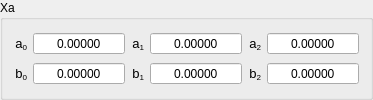
       <widget class="QGroupBox" name="xaGroupBox">
        <property name="title">
         <string>Xa</string>
        </property>
        <layout class="QVBoxLayout" name="verticalLayout_6">
         <item>
          <layout class="QHBoxLayout" name="horizontalLayout_30">
           <item>
            <widget class="QLabel" name="label_55">
             <property name="text">
              <string>&lt;!DOCTYPE HTML PUBLIC &quot;-//W3C//DTD HTML 4.0//EN&quot; &quot;http://www.w3.org/TR/REC-html40/strict.dtd&quot;&gt;
&lt;html&gt;&lt;head&gt;&lt;meta name=&quot;qrichtext&quot; content=&quot;1&quot; /&gt;&lt;style type=&quot;text/css&quot;&gt;
p, li { white-space: pre-wrap; }
&lt;/style&gt;&lt;/head&gt;&lt;body style=&quot; font-family:'Sans'; font-size:10pt; font-weight:400; font-style:normal;&quot;&gt;
&lt;table style=&quot;-qt-table-type: root; margin-top:4px; margin-bottom:4px; margin-left:4px; margin-right:4px;&quot;&gt;
&lt;tr&gt;
&lt;td style=&quot;border: none;&quot;&gt;
&lt;p align=&quot;right&quot; style=&quot; margin-top:0px; margin-bottom:0px; margin-left:0px; margin-right:0px; -qt-block-indent:0; text-indent:0px;&quot;&gt;a&lt;span style=&quot; vertical-align:sub;&quot;&gt;0&lt;/span&gt;&lt;/p&gt;&lt;/td&gt;&lt;/tr&gt;&lt;/table&gt;&lt;/body&gt;&lt;/html&gt;</string>
             </property>
            </widget>
           </item>
           <item>
            <widget class="QDoubleSpinBox" name="xaA0SpinBox">
             <property name="sizePolicy">
              <sizepolicy hsizetype="Expanding" vsizetype="Fixed">
               <horstretch>0</horstretch>
               <verstretch>0</verstretch>
              </sizepolicy>
             </property>
             <property name="alignment">
              <set>Qt::AlignCenter</set>
             </property>
             <property name="buttonSymbols">
              <enum>QAbstractSpinBox::NoButtons</enum>
             </property>
             <property name="decimals">
              <number>5</number>
             </property>
             <property name="minimum">
              <double>-1000000000.000000000000000</double>
             </property>
             <property name="maximum">
              <double>1000000000.000000000000000</double>
             </property>
            </widget>
           </item>
           <item>
            <widget class="QLabel" name="label_56">
             <property name="text">
              <string>&lt;!DOCTYPE HTML PUBLIC &quot;-//W3C//DTD HTML 4.0//EN&quot; &quot;http://www.w3.org/TR/REC-html40/strict.dtd&quot;&gt;
&lt;html&gt;&lt;head&gt;&lt;meta name=&quot;qrichtext&quot; content=&quot;1&quot; /&gt;&lt;style type=&quot;text/css&quot;&gt;
p, li { white-space: pre-wrap; }
&lt;/style&gt;&lt;/head&gt;&lt;body style=&quot; font-family:'Sans'; font-size:10pt; font-weight:400; font-style:normal;&quot;&gt;
&lt;table style=&quot;-qt-table-type: root; margin-top:4px; margin-bottom:4px; margin-left:4px; margin-right:4px;&quot;&gt;
&lt;tr&gt;
&lt;td style=&quot;border: none;&quot;&gt;
&lt;p align=&quot;right&quot; style=&quot; margin-top:0px; margin-bottom:0px; margin-left:0px; margin-right:0px; -qt-block-indent:0; text-indent:0px;&quot;&gt;a&lt;span style=&quot; vertical-align:sub;&quot;&gt;1&lt;/span&gt;&lt;/p&gt;&lt;/td&gt;&lt;/tr&gt;&lt;/table&gt;&lt;/body&gt;&lt;/html&gt;</string>
             </property>
            </widget>
           </item>
           <item>
            <widget class="QDoubleSpinBox" name="xaA1SpinBox">
             <property name="sizePolicy">
              <sizepolicy hsizetype="Expanding" vsizetype="Fixed">
               <horstretch>0</horstretch>
               <verstretch>0</verstretch>
              </sizepolicy>
             </property>
             <property name="alignment">
              <set>Qt::AlignCenter</set>
             </property>
             <property name="buttonSymbols">
              <enum>QAbstractSpinBox::NoButtons</enum>
             </property>
             <property name="decimals">
              <number>5</number>
             </property>
             <property name="minimum">
              <double>-1000000000.000000000000000</double>
             </property>
             <property name="maximum">
              <double>1000000000.000000000000000</double>
             </property>
            </widget>
           </item>
           <item>
            <widget class="QLabel" name="label_57">
             <property name="text">
              <string>&lt;!DOCTYPE HTML PUBLIC &quot;-//W3C//DTD HTML 4.0//EN&quot; &quot;http://www.w3.org/TR/REC-html40/strict.dtd&quot;&gt;
&lt;html&gt;&lt;head&gt;&lt;meta name=&quot;qrichtext&quot; content=&quot;1&quot; /&gt;&lt;style type=&quot;text/css&quot;&gt;
p, li { white-space: pre-wrap; }
&lt;/style&gt;&lt;/head&gt;&lt;body style=&quot; font-family:'Sans'; font-size:10pt; font-weight:400; font-style:normal;&quot;&gt;
&lt;table style=&quot;-qt-table-type: root; margin-top:4px; margin-bottom:4px; margin-left:4px; margin-right:4px;&quot;&gt;
&lt;tr&gt;
&lt;td style=&quot;border: none;&quot;&gt;
&lt;p align=&quot;right&quot; style=&quot; margin-top:0px; margin-bottom:0px; margin-left:0px; margin-right:0px; -qt-block-indent:0; text-indent:0px;&quot;&gt;a&lt;span style=&quot; vertical-align:sub;&quot;&gt;2&lt;/span&gt;&lt;/p&gt;&lt;/td&gt;&lt;/tr&gt;&lt;/table&gt;&lt;/body&gt;&lt;/html&gt;</string>
             </property>
            </widget>
           </item>
           <item>
            <widget class="QDoubleSpinBox" name="xaA2SpinBox">
             <property name="sizePolicy">
              <sizepolicy hsizetype="Expanding" vsizetype="Fixed">
               <horstretch>0</horstretch>
               <verstretch>0</verstretch>
              </sizepolicy>
             </property>
             <property name="alignment">
              <set>Qt::AlignCenter</set>
             </property>
             <property name="buttonSymbols">
              <enum>QAbstractSpinBox::NoButtons</enum>
             </property>
             <property name="decimals">
              <number>5</number>
             </property>
             <property name="minimum">
              <double>-1000000000.000000000000000</double>
             </property>
             <property name="maximum">
              <double>1000000000.000000000000000</double>
             </property>
            </widget>
           </item>
          </layout>
         </item>
         <item>
          <layout class="QHBoxLayout" name="horizontalLayout_31">
           <item>
            <widget class="QLabel" name="label_58">
             <property name="text">
              <string>&lt;!DOCTYPE HTML PUBLIC &quot;-//W3C//DTD HTML 4.0//EN&quot; &quot;http://www.w3.org/TR/REC-html40/strict.dtd&quot;&gt;
&lt;html&gt;&lt;head&gt;&lt;meta name=&quot;qrichtext&quot; content=&quot;1&quot; /&gt;&lt;style type=&quot;text/css&quot;&gt;
p, li { white-space: pre-wrap; }
&lt;/style&gt;&lt;/head&gt;&lt;body style=&quot; font-family:'Sans'; font-size:10pt; font-weight:400; font-style:normal;&quot;&gt;
&lt;table style=&quot;-qt-table-type: root; margin-top:4px; margin-bottom:4px; margin-left:4px; margin-right:4px;&quot;&gt;
&lt;tr&gt;
&lt;td style=&quot;border: none;&quot;&gt;
&lt;p align=&quot;right&quot; style=&quot; margin-top:0px; margin-bottom:0px; margin-left:0px; margin-right:0px; -qt-block-indent:0; text-indent:0px;&quot;&gt;b&lt;span style=&quot; vertical-align:sub;&quot;&gt;0&lt;/span&gt;&lt;/p&gt;&lt;/td&gt;&lt;/tr&gt;&lt;/table&gt;&lt;/body&gt;&lt;/html&gt;</string>
             </property>
            </widget>
           </item>
           <item>
            <widget class="QDoubleSpinBox" name="xaB0SpinBox">
             <property name="sizePolicy">
              <sizepolicy hsizetype="Expanding" vsizetype="Fixed">
               <horstretch>0</horstretch>
               <verstretch>0</verstretch>
              </sizepolicy>
             </property>
             <property name="alignment">
              <set>Qt::AlignCenter</set>
             </property>
             <property name="buttonSymbols">
              <enum>QAbstractSpinBox::NoButtons</enum>
             </property>
             <property name="decimals">
              <number>5</number>
             </property>
             <property name="minimum">
              <double>-1000000000.000000000000000</double>
             </property>
             <property name="maximum">
              <double>1000000000.000000000000000</double>
             </property>
            </widget>
           </item>
           <item>
            <widget class="QLabel" name="label_59">
             <property name="text">
              <string>&lt;!DOCTYPE HTML PUBLIC &quot;-//W3C//DTD HTML 4.0//EN&quot; &quot;http://www.w3.org/TR/REC-html40/strict.dtd&quot;&gt;
&lt;html&gt;&lt;head&gt;&lt;meta name=&quot;qrichtext&quot; content=&quot;1&quot; /&gt;&lt;style type=&quot;text/css&quot;&gt;
p, li { white-space: pre-wrap; }
&lt;/style&gt;&lt;/head&gt;&lt;body style=&quot; font-family:'Sans'; font-size:10pt; font-weight:400; font-style:normal;&quot;&gt;
&lt;table style=&quot;-qt-table-type: root; margin-top:4px; margin-bottom:4px; margin-left:4px; margin-right:4px;&quot;&gt;
&lt;tr&gt;
&lt;td style=&quot;border: none;&quot;&gt;
&lt;p align=&quot;right&quot; style=&quot; margin-top:0px; margin-bottom:0px; margin-left:0px; margin-right:0px; -qt-block-indent:0; text-indent:0px;&quot;&gt;b&lt;span style=&quot; vertical-align:sub;&quot;&gt;1&lt;/span&gt;&lt;/p&gt;&lt;/td&gt;&lt;/tr&gt;&lt;/table&gt;&lt;/body&gt;&lt;/html&gt;</string>
             </property>
            </widget>
           </item>
           <item>
            <widget class="QDoubleSpinBox" name="xaB1SpinBox">
             <property name="sizePolicy">
              <sizepolicy hsizetype="Expanding" vsizetype="Fixed">
               <horstretch>0</horstretch>
               <verstretch>0</verstretch>
              </sizepolicy>
             </property>
             <property name="alignment">
              <set>Qt::AlignCenter</set>
             </property>
             <property name="buttonSymbols">
              <enum>QAbstractSpinBox::NoButtons</enum>
             </property>
             <property name="decimals">
              <number>5</number>
             </property>
             <property name="minimum">
              <double>-1000000000.000000000000000</double>
             </property>
             <property name="maximum">
              <double>1000000000.000000000000000</double>
             </property>
            </widget>
           </item>
           <item>
            <widget class="QLabel" name="label_60">
             <property name="text">
              <string>&lt;!DOCTYPE HTML PUBLIC &quot;-//W3C//DTD HTML 4.0//EN&quot; &quot;http://www.w3.org/TR/REC-html40/strict.dtd&quot;&gt;
&lt;html&gt;&lt;head&gt;&lt;meta name=&quot;qrichtext&quot; content=&quot;1&quot; /&gt;&lt;style type=&quot;text/css&quot;&gt;
p, li { white-space: pre-wrap; }
&lt;/style&gt;&lt;/head&gt;&lt;body style=&quot; font-family:'Sans'; font-size:10pt; font-weight:400; font-style:normal;&quot;&gt;
&lt;table style=&quot;-qt-table-type: root; margin-top:4px; margin-bottom:4px; margin-left:4px; margin-right:4px;&quot;&gt;
&lt;tr&gt;
&lt;td style=&quot;border: none;&quot;&gt;
&lt;p align=&quot;right&quot; style=&quot; margin-top:0px; margin-bottom:0px; margin-left:0px; margin-right:0px; -qt-block-indent:0; text-indent:0px;&quot;&gt;b&lt;span style=&quot; vertical-align:sub;&quot;&gt;2&lt;/span&gt;&lt;/p&gt;&lt;/td&gt;&lt;/tr&gt;&lt;/table&gt;&lt;/body&gt;&lt;/html&gt;</string>
             </property>
            </widget>
           </item>
           <item>
            <widget class="QDoubleSpinBox" name="xaB2SpinBox">
             <property name="sizePolicy">
              <sizepolicy hsizetype="Expanding" vsizetype="Fixed">
               <horstretch>0</horstretch>
               <verstretch>0</verstretch>
              </sizepolicy>
             </property>
             <property name="alignment">
              <set>Qt::AlignCenter</set>
             </property>
             <property name="buttonSymbols">
              <enum>QAbstractSpinBox::NoButtons</enum>
             </property>
             <property name="decimals">
              <number>5</number>
             </property>
             <property name="minimum">
              <double>-1000000000.000000000000000</double>
             </property>
             <property name="maximum">
              <double>1000000000.000000000000000</double>
             </property>
            </widget>
           </item>
          </layout>
         </item>
        </layout>
       </widget>
